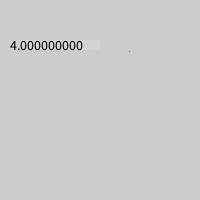
Frame 1 (no input)
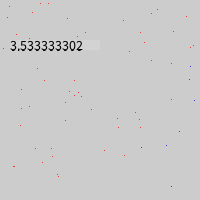
Frame 60 (the mouse pressed at the canvas centre just before this capture)
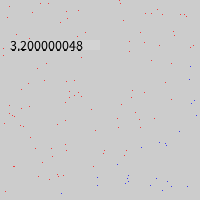
Frame 120 (the mouse held since frame 60 and released just before this capture)

The Processing sketch that drew these frames (run headless with seeded random() and noise(); from frame 60 on, the mouse is pressed at the canvas centre):

// Processing sketch: monte_carlo
// ── monte_carlo.pde
int rule = 200;

int total = 0;
int inner = 0;
float p ;
void setup()
{
  size(200,200);
}
void draw()
{
  color c;
  float x = random(rule);
  float y = random(rule);
  float l = dist(0,0,x,y);
  total++;
  if(l<rule)
  {
    inner++;
    c = #ff0000;
  }
  else
  {
    c = #0000ff;
  }
  stroke(c);
  point(x,y);
  p = float(inner)/float(total)*4.0;
  textSize(14);
  noStroke();
  fill(211);
  rect(10,50,90,-10);
  fill(0);
  text( nf(p,1,9),10,50);
}
